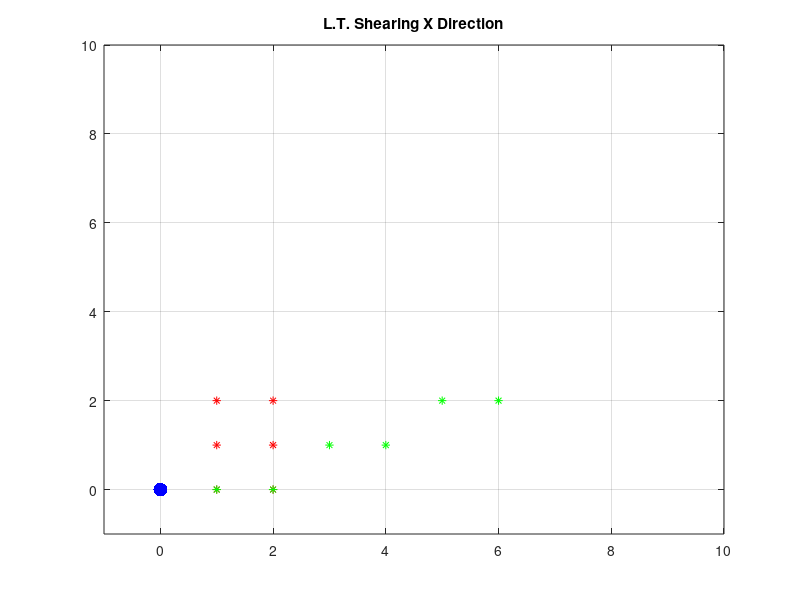
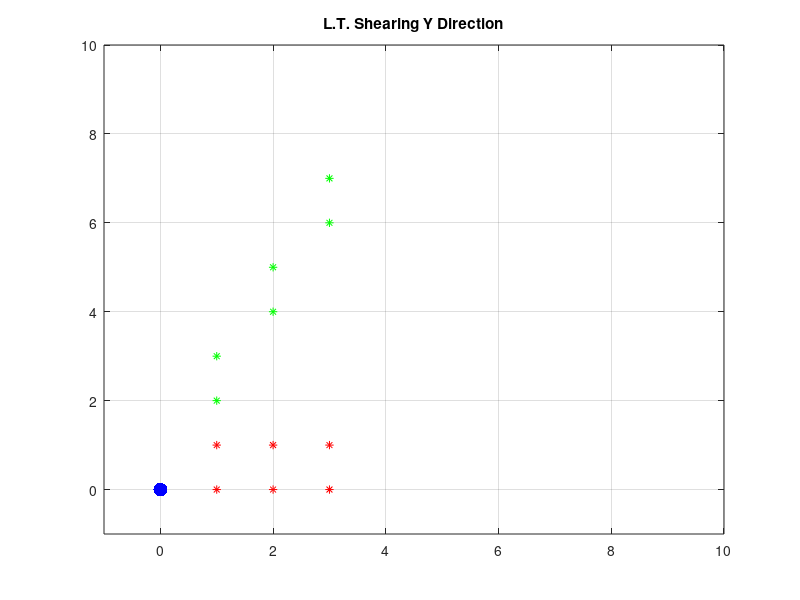

Source code (MATLAB) for these figures, in order:
% Linear Transformations
% 07/2017
% Rodrigo Vimieiro

%%
close all;clear all;clc

% Paralelogram Vertical
Object = [1 1 1 2 2 2
          0 1 2 0 1 2];
      
plot(Object(1,1:end),Object(2,1:end),'r*')
hold on

% Origin
plot(0,0,'b.','MarkerSize',30)

% Shearing Matrix -> X
sF = 2;
LinearTranfM = [1 sF
                0 1];
   
%Linear transformation
Result = LinearTranfM * Object;

% Showing results
plot(Result(1,1:end),Result(2,1:end),'g*')
axis([-1 10 -1 10])
title('L.T. Shearing X Direction');
grid on

%%

% Paralelogram Horizontal
Object = [1 2 3 1 2 3
          0 0 0 1 1 1];

figure
plot(Object(1,1:end),Object(2,1:end),'r*')
hold on

% Origin
plot(0,0,'b.','MarkerSize',30)

% Shearing Matrix -> Y
sF = 2;
LinearTranfM = [ 1 0
                sF 1];
   
%Linear transformation
Result = LinearTranfM * Object;

% Showing results
plot(Result(1,1:end),Result(2,1:end),'g*')
axis([-1 10 -1 10])
title('L.T. Shearing Y Direction');
grid on


  
  